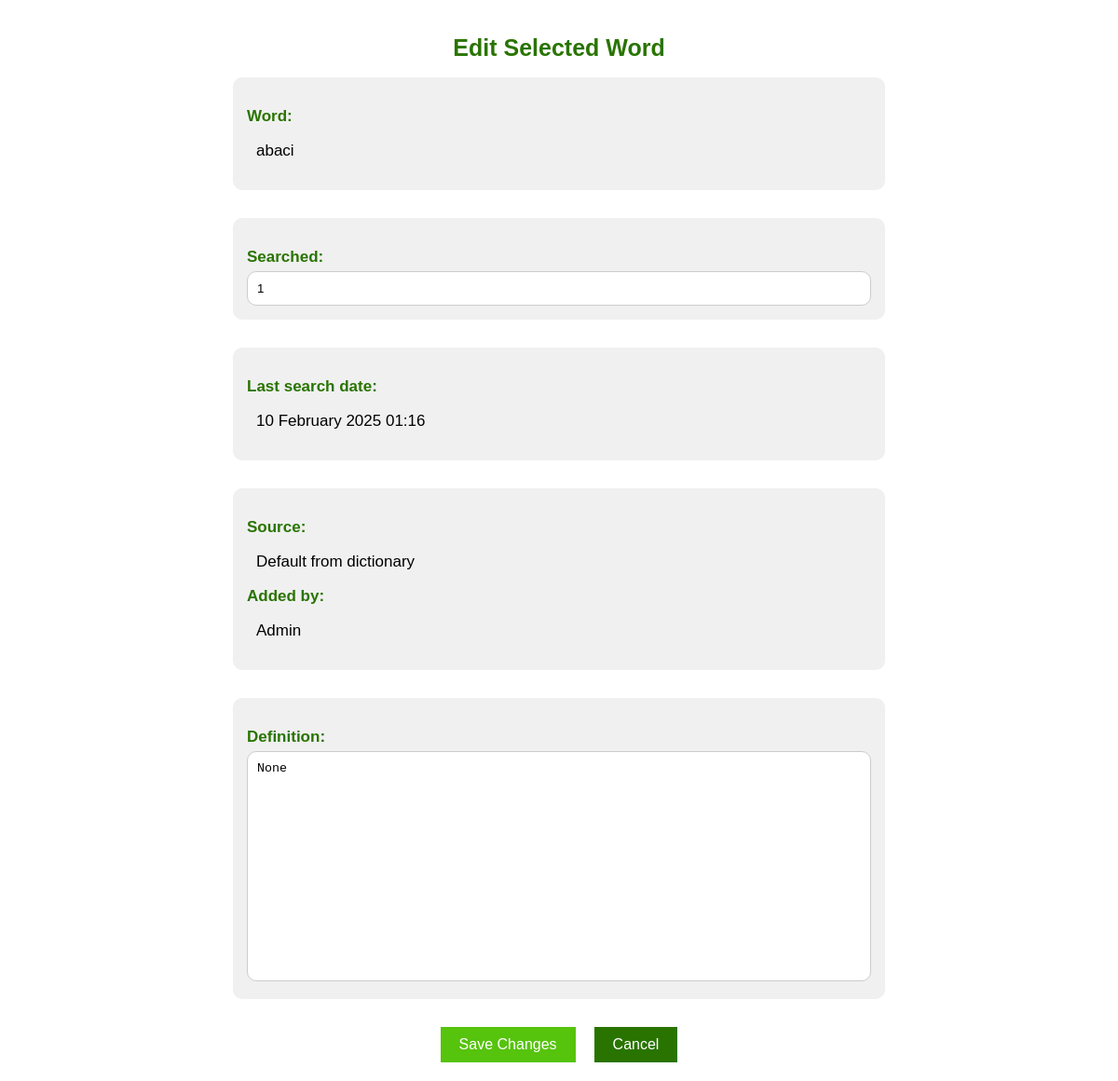
The page /edit_word_2 (signed in) on the database its author committed.
### app.py (models this page shows, shortened)
class Word(db.Model):
    id = db.Column(db.Integer, primary_key=True)
    content = db.Column(db.String(5), nullable=False, unique=True) # the word to be exact
    searched = db.Column(db.Integer, nullable=False)
    definition = db.Column(db.String(50000), nullable=True)
    last_search = db.Column(db.DateTime, nullable=True)
    last_as_word_of_the_day = db.Column(db.DateTime, nullable=True)
    last_as_word_of_literally = db.Column(db.DateTime, nullable=True)
    source = db.Column(db.String(500), nullable=False)
    added_by = db.Column(db.String(500), nullable=False)

### app.py (the view)
@app.route('/edit_word_<int:id>', methods=['GET', 'POST'])
@login_required
def edit_word(id):
    if 1 == current_user.role_id:
        word_to_edit = Word.query.get_or_404(id)
        if request.method == 'POST':
            try:
                word_to_edit.searched = request.form.get('searched', word_to_edit.searched)
                word_to_edit.definition = request.form.get('definition', word_to_edit.definition)
                word_to_edit.source += f" Also changed by {session['username']}"
                if 'clear_last_as_word' in request.form:
                    word_to_edit.last_as_word_of_literally = None
                log_events(flag='ETW', title=f'Edited word: {word_to_edit.content}', description=None)
                db.session.commit()
                return redirect(url_for('big_search'))
            except Exception as e:
                db.session.rollback()
                title = f'There was an issue updating this word: {word_to_edit.content}'
                log_events(flag='ER?', title=title, description=e)
                return render_template('error_page.html', message=title)
        else:
            return render_template('edit_word.html', word=word_to_edit)
    else:
        title = "permission to edit words"
        log_events(flag='ER!', title=f'No {title}', description=None)
        return render_template('error_page.html', message=f'You dont have {e}')

### app.py (called while the page is built)
@login_manager.user_loader
def load_user(user_id):
    return User.query.get(user_id)

### templates/edit_word.html (shortened to what this page needs)
{% extends 'base.html' %}
{% block body %}
<div class="container_column">
    <h1 style="color: #297400; font-size: 25px;">Edit Selected Word</h1>
    <form action="/edit_word_{{word.id}}" method="POST">
        <div class="info_block">
            <p class="info_label">Word:</p>
            <p class="info_value">{{word.content}}</p>
        </div>
        <div class="info_block">
            <p class="info_label">Searched:</p>
            <input type="number" name="searched" value="{{word.searched}}" class="description_area">
        </div>
        <div class="info_block">
            <p class="info_label">Last search date:</p>
            <p class="info_value">{{word.last_search.strftime("%d %B %Y %H:%M")}}</p>
        </div>
        <div class="info_block">
            <p class="info_label">Source:</p>
            <p class="info_value">{{word.source}}</p>
            <p class="info_label">Added by:</p>
            <p class="info_value">{{word.added_by}}</p>
        </div>
        <div class="info_block">
            <p class="info_label">Definition:</p>
            <textarea id="definition" name="definition" rows="15" cols="150" class="description_area">{{word.definition}}</textarea>
        </div>
        <div class="button-container">
            <button type="submit" class="accept_button">Save Changes</button>
            <button type="button" class="back_button_v2" onclick="window.location='/menu'">Cancel</button>
        </div>
    </form>
</div>
{% endblock %}

### static/css/main.css (style rules this page uses)
body, html { margin: 0; font-family: sans-serif; background-color: #FFFFFF; }
.container_column { max-width: 800px; margin: auto; padding: 20px; display: flex; flex-wrap: wrap; justify-content: center; }
.container_column { display: flex; flex-direction: column; align-items: center; padding: 20px; margin: auto; max-width: 1000px; width: 90%; box-sizing: border-box; }
textarea { width: 100%; padding: 10px; box-sizing: border-box; resize: none; }
.button-container { display: flex; justify-content: center; gap: 20px; width: 100%; margin-top: 20px; }
button { padding: 10px 20px; font-size: 16px; border: none; cursor: pointer; transition: background-color 0.3s; }
button, input[type="submit"] { padding: 15px 40px; font-size: 18px; border: none; cursor: pointer; transition: background-color 0.3s; }
.accept_button, .back_button_v2 { padding: 10px 20px; font-size: 16px; border: none; cursor: pointer; transition: background-color 0.3s; }
.back_button_v2 { background-color: #297400; color: white; }
.accept_button { background-color: #56c30d; color: white; }
.info_block { background-color: #f0f0f0; padding: 15px; border-radius: 10px; width: 100%; box-sizing: border-box; max-width: 700px; margin-bottom: 30px; position: relative; }
.info_label { color: #297400; font-size: 17px; font-weight: bold; margin-bottom: 5px; }
.info_value { font-size: 17px; margin-left: 10px; }
.description_area { width: 100%; padding: 10px; box-sizing: border-box; resize: none; background-color: #ffffff; border-radius: 10px; border: 1px solid #cccccc; }

### rows shown on the page
Word: content "abaci", searched "1", last_search "10 February 2025 01:16", source "Default from dictionary", added_by "Admin", definition "None"
